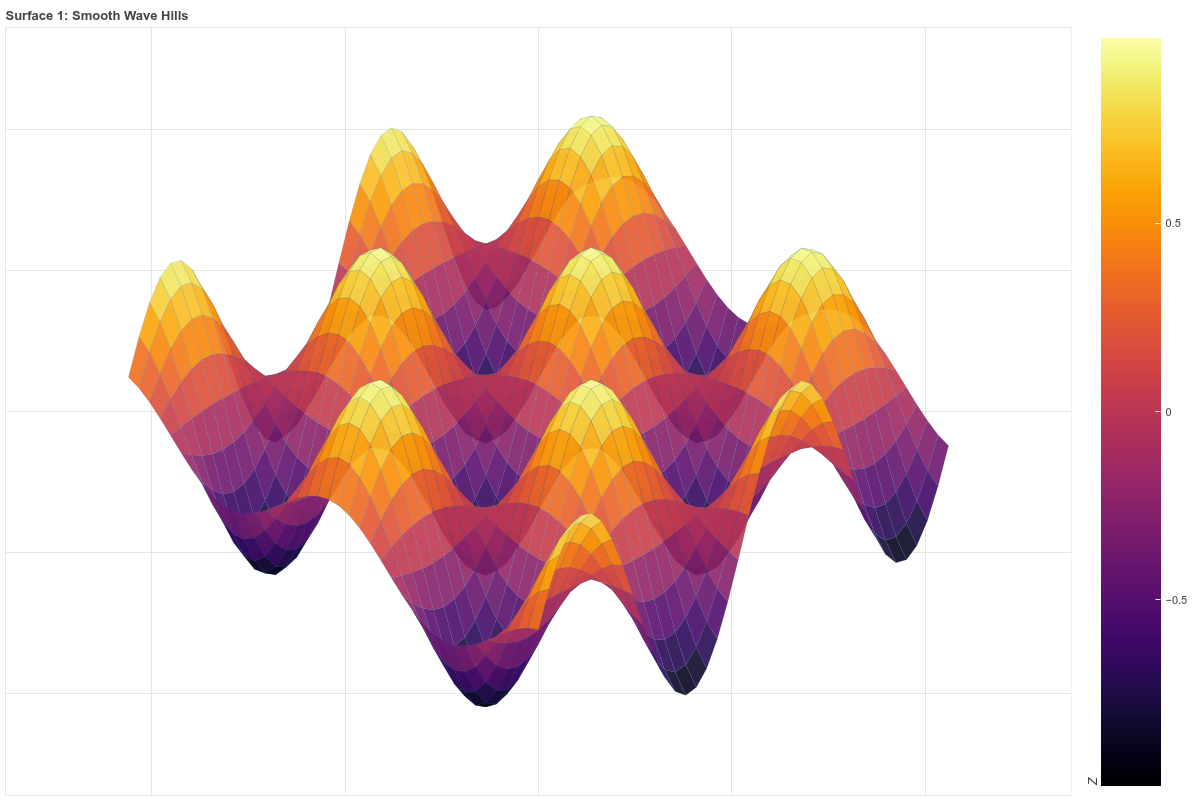

Here is the Python script that generated this plot:
from butils import *
from bokeh.palettes import Inferno256

# ============================================================
# EXAMPLES
# ============================================================
best_surfaces = [
    (lambda X,Y: np.sin(X*2) * np.cos(Y*2), "Smooth Wave Hills"),
    # (lambda X,Y: np.sin(3*np.sqrt(X**2 + Y**2))/np.sqrt(X**2 + Y**2 + 1e-6), "Circular Ripple"),
    # (lambda X,Y: (1 - (X**2 + Y**2)) * np.exp(-(X**2 + Y**2)/2), "Mexican Hat"),
    # (lambda X,Y: np.sin(X)*np.cos(Y), "sin(X)*cos(Y)"),
    # (lambda X,Y: np.sin(np.sqrt(X**2 + Y**2)), "sin(sqrt(X^2+Y^2))"),
    # (lambda X,Y: np.exp(-0.1*(X**2+Y**2))*np.sin(X*2)*np.cos(Y*2), "damped sine-cosine"),
    # (lambda X,Y: np.tanh(X)*np.tanh(Y), "tanh(X)*tanh(Y)"),
    # (lambda X,Y: np.sin(X)*np.sin(Y) + np.cos(X*Y), "sin(X)*sin(Y)+cos(X*Y)")
]

for idx, (func, name) in enumerate(best_surfaces, 1):
    plot = plot_surface_bokeh(func, title=f"Surface {idx}: {name}", cmap=Inferno256, output_path=f"surface_best_{idx}.html")
    show(plot)
    save_plot(plot, 'output/surface3d_02')
